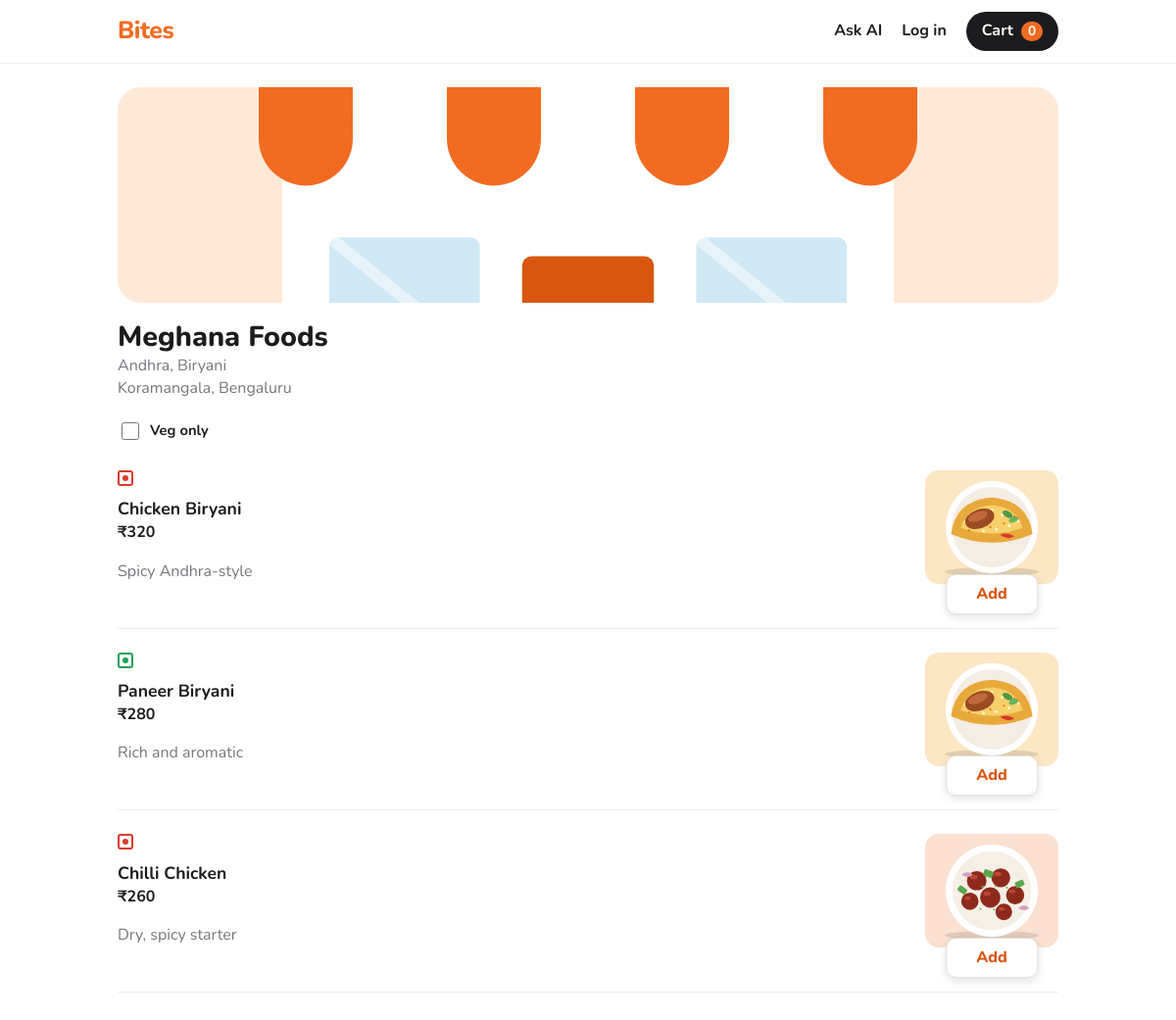
Page /restaurant/1/ on the committed database.
### orders/models.py (models this page shows, shortened)
class Restaurant(models.Model):
    owner = models.ForeignKey(settings.AUTH_USER_MODEL, null=True, blank=True,
                              related_name="restaurants", on_delete=models.SET_NULL)
    name = models.CharField(max_length=100)
    cuisine = models.CharField(max_length=100, blank=True)
    address = models.CharField(max_length=200, blank=True)
    latitude = models.FloatField()
    longitude = models.FloatField()
    image = models.ImageField(upload_to="restaurants/", blank=True)
    is_open = models.BooleanField(default=True)
    @property
    def picture_url(self):
        return self.image.url if self.image else static("orders/img/restaurant.svg")

class MenuItem(models.Model):
    restaurant = models.ForeignKey(Restaurant, related_name="items", on_delete=models.CASCADE)
    name = models.CharField(max_length=100)
    description = models.CharField(max_length=200, blank=True)
    price = models.DecimalField(max_digits=7, decimal_places=2)
    is_veg = models.BooleanField(default=True)
    available = models.BooleanField(default=True)
    image = models.ImageField(upload_to="dishes/", blank=True)
    @property
    def picture_url(self):
        if self.image:
            return self.image.url
        return static(f"orders/img/{icon_for(self.name)}.svg")

### orders/views.py (the view)
# urls.py: path("restaurant/<int:pk>/", views.restaurant, name="restaurant"),
def restaurant(request, pk):
    r = get_object_or_404(Restaurant, pk=pk)
    cart = request.session.get("cart", {})
    items = list(r.items.all())
    for i in items:
        i.qty = cart.get(str(i.pk), 0)
    return render(request, "orders/restaurant.html", {"r": r, "items": items})

### orders/context.py (called while the page is built)
def cart_summary(request):
    cart = request.session.get("cart", {})
    count, total = 0, Decimal("0")
    ids = [int(k) for k in cart if str(k).isdigit()]
    if ids:
        for i in MenuItem.objects.filter(pk__in=ids):
            qty = cart.get(str(i.pk), 0)
            count += qty
            total += i.price * qty
    return count, total

def cart_info(request):
    count, total = cart_summary(request)
    return {
        "cart_count": count,
        "cart_total": total,
        "user_is_owner": is_owner(request.user) if request.user.is_authenticated else False,
    }

### orders/models.py (called while the page is built)
def icon_for(text):
    t = text.lower()
    for words, icon in ICON_RULES:
        if any(w in t for w in words):
            return icon
    return "dish"

### orders/templates/orders/restaurant.html (shortened to what this page needs)
{% extends "orders/base.html" %}
{% block content %}
<img class="banner" src="{{ r.picture_url }}" alt="{{ r.name }}">
<div class="rhead">
  <h1>{{ r.name }}</h1>
  <div class="muted">{{ r.cuisine }}</div>
  <div class="muted">{{ r.address }}</div>
</div>
<label class="toggle"><input type="checkbox" id="veg"> Veg only</label>
<div id="menu">
  {% for i in items %}
  <div class="item{% if not i.available %} soldout{% endif %}" id="item-{{ i.pk }}" data-veg="{{ i.is_veg|yesno:'1,0' }}">
    <div>
      <span class="vmark {% if not i.is_veg %}non{% endif %}" title="{% if i.is_veg %}Veg{% else %}Non-veg{% endif %}"></span>
      <h3>{{ i.name }}</h3>
      <div class="price">₹{{ i.price|floatformat:"-2" }}</div>
      <p class="muted">{{ i.description }}</p>
    </div>
    <div class="pic">
      <img src="{{ i.picture_url }}" alt="{{ i.name }}">
      {% if i.available and r.is_open %}
      <form method="post" action="{% url 'add_to_cart' i.pk %}">{% csrf_token %}<button class="addbtn">Add</button></form>
      {% else %}
      <span class="addbtn off">{% if not i.available %}Sold out{% else %}Closed{% endif %}</span>
      {% endif %}
    </div>
  </div>
  {% empty %}
  <p class="muted">This restaurant has not added any dishes yet.</p>
  {% endfor %}
</div>
{% endblock %}

### orders/templates/orders/base.html (shortened to what this page needs)
{% load static %}
<!doctype html>
<html lang="en">
<head>
  <link rel="stylesheet" href="{% static 'orders/style.css' %}">
</head>
<body>
  <header class="top">
    <div class="wrap">
      <a class="logo" href="{% url 'home' %}">Bites</a>
      <nav>
        <a href="{% url 'assistant' %}">Ask AI</a>
        {% if user.is_authenticated %}
          <a href="{% url 'order_history' %}">Orders</a>
          {% if user_is_owner %}<a href="{% url 'owner_dashboard' %}">Dashboard</a>{% endif %}
          <form method="post" action="{% url 'logout' %}" class="inline">{% csrf_token %}<button class="linkbtn">Log out</button></form>
        {% else %}
          <a href="{% url 'login' %}">Log in</a>
        {% endif %}
        <a class="cartpill" href="{% url 'cart' %}">Cart <span>{{ cart_count }}</span></a>
      </nav>
    </div>
  </header>
  <main class="wrap">{% block content %}{% endblock %}</main>
</body>
</html>

### orders/static/orders/style.css (style rules this page uses)
:root { --ink:#1c1c1e; --muted:#74767b; --line:#ececea; --soft:#f7f6f3; --tint:#fff1e7; --accent:#f26b21; --accent-dark:#d9560f; --green:#1ea35a; --red:#d93a2f; --radius:16px; }
* { box-sizing: border-box; }
body { margin:0; font-family:"Nunito", system-ui, -apple-system, "Segoe UI", sans-serif; color:var(--ink); background:#fff; line-height:1.45; padding-bottom:84px; }
.wrap { max-width:1000px; margin:0 auto; padding:0 20px; }
h1, h2, h3 { margin:0; line-height:1.2; }
.muted { color:var(--muted); }
.top { position:sticky; top:0; z-index:20; background:#fff; border-bottom:1px solid var(--line); }
.top .wrap { display:flex; align-items:center; justify-content:space-between; height:64px; }
.logo { font-weight:800; font-size:1.55rem; color:var(--accent); text-decoration:none; letter-spacing:-.5px; }
.top nav { display:flex; align-items:center; gap:20px; }
.top nav a { color:var(--ink); text-decoration:none; font-weight:700; }
.top nav a.cartpill { background:var(--ink); color:#fff; padding:8px 16px; border-radius:999px; display:flex; gap:8px; align-items:center; }
.cartpill span { background:var(--accent); border-radius:999px; min-width:22px; text-align:center; font-size:.85rem; padding:0 6px; }
main.wrap { padding-top:24px; }
.banner { width:100%; height:220px; object-fit:cover; border-radius:24px; display:block; }
.rhead { margin:18px 0 6px; }
.rhead h1 { font-size:1.8rem; font-weight:800; }
.toggle { display:inline-flex; align-items:center; gap:8px; font-weight:700; margin:14px 0 4px; cursor:pointer; }
.toggle input { width:18px; height:18px; accent-color:var(--green); }
.item { display:flex; justify-content:space-between; gap:20px; padding:24px 0 30px; border-bottom:1px solid var(--line); }
.item h3 { font-size:1.1rem; font-weight:700; margin:6px 0 2px; }
.price { font-weight:700; }
.vmark { display:inline-block; width:16px; height:16px; border:2px solid var(--green); border-radius:3px; position:relative; }
.vmark::after { content:""; position:absolute; inset:3px; background:var(--green); border-radius:50%; }
.vmark.non { border-color:var(--red); }
.vmark.non::after { background:var(--red); }
.pic { position:relative; flex:none; width:136px; }
.pic img { width:136px; height:116px; object-fit:cover; border-radius:14px; display:block; }
.pic form { position:absolute; left:50%; bottom:-16px; transform:translateX(-50%); }
.addbtn { background:#fff; color:var(--accent-dark); border:1px solid #e3e1dc; font:inherit; font-weight:800; padding:8px 30px; border-radius:10px; box-shadow:0 3px 10px rgba(0,0,0,.12); cursor:pointer; }
label { font-weight:700; font-size:.92rem; }

### rows in the picture
Restaurant: name "Meghana Foods", cuisine "Andhra, Biryani", address "Koramangala, Bengaluru"
MenuItem: is_veg False (drawn), name "Chicken Biryani", price "320", description "Spicy Andhra-style", available "Add"
MenuItem: is_veg True (drawn), name "Paneer Biryani", price "280", description "Rich and aromatic", available "Add"
MenuItem: is_veg False (drawn), name "Chilli Chicken", price "260", description "Dry, spicy starter", shows a picture, available "Add"

### other values in the picture
{{ cart_count }} "0"
